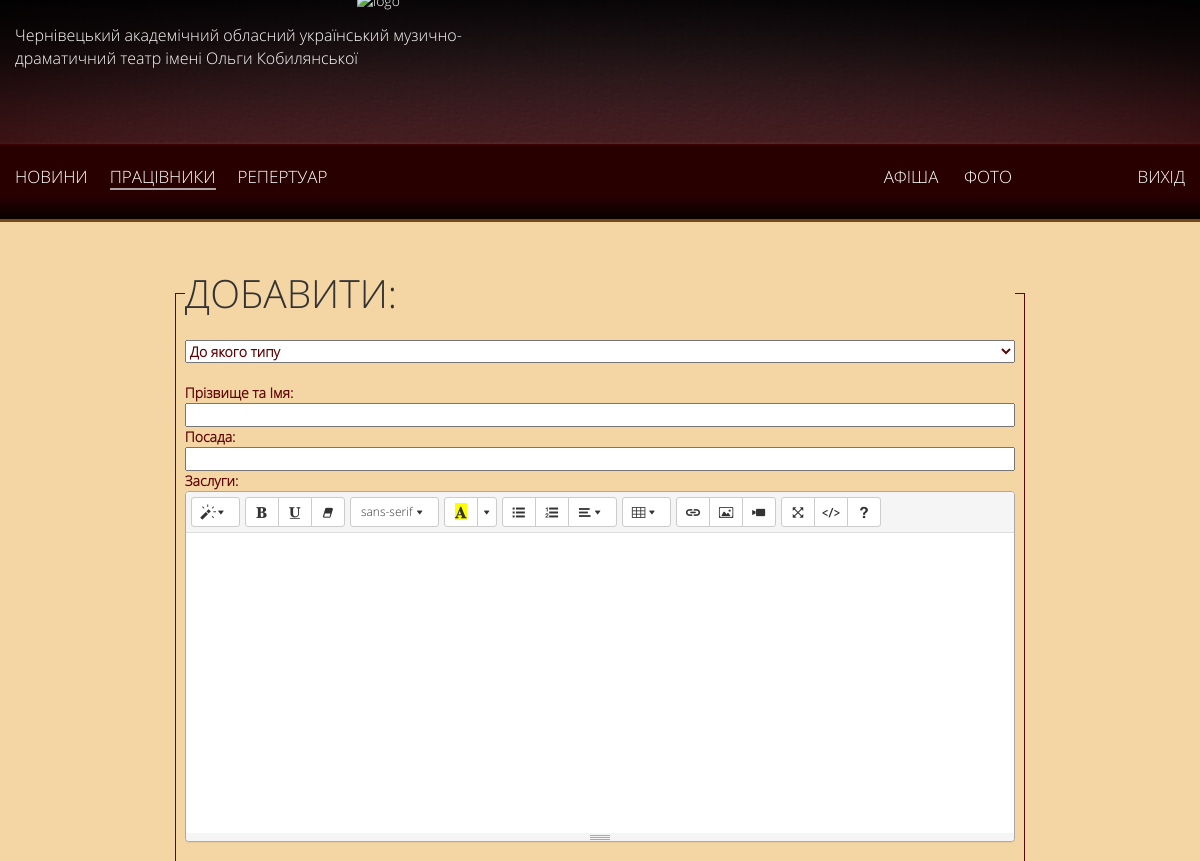
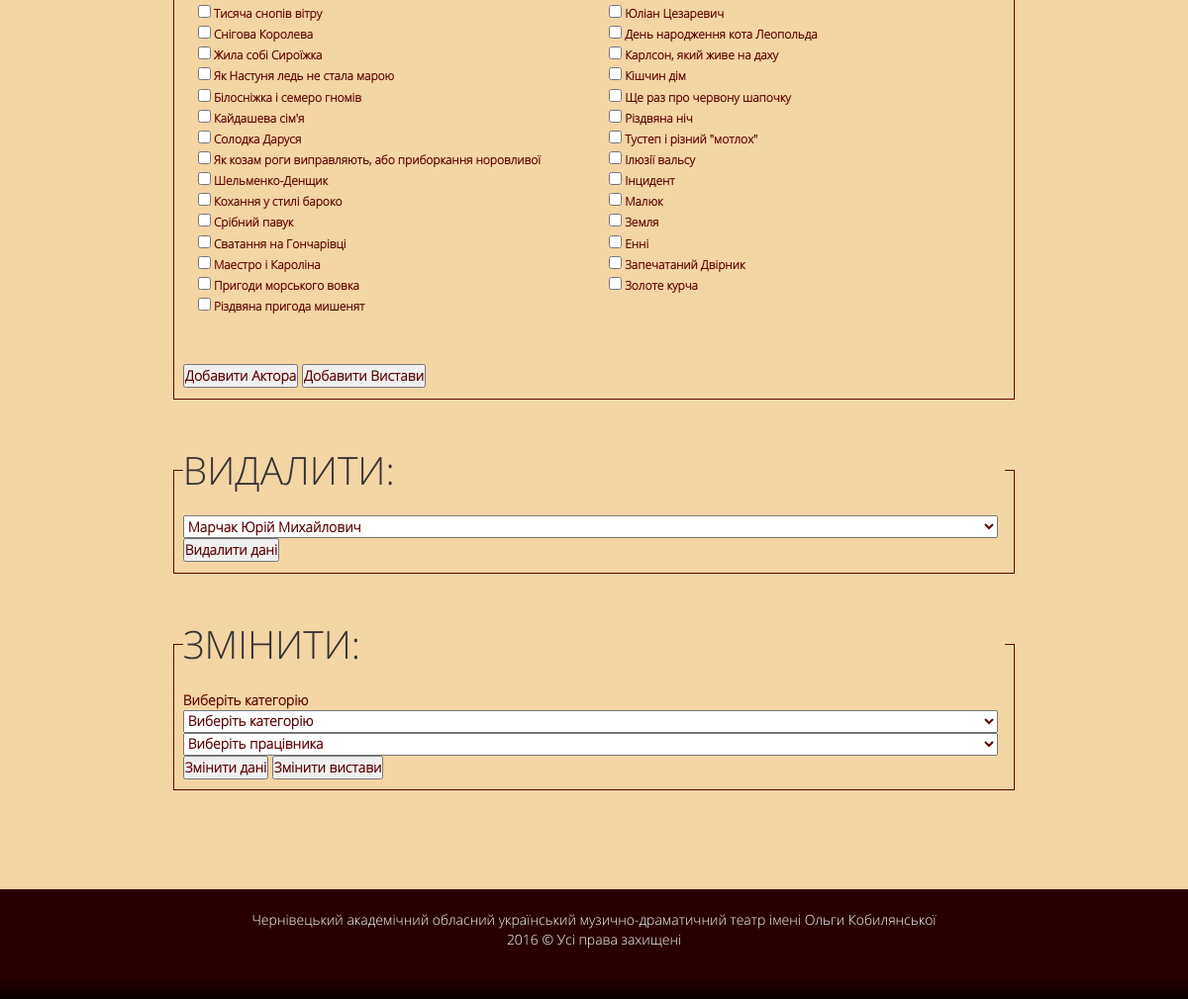
/pages/protected.php (signed in), run on the app's committed database (2 pictures, top to bottom).
### tables this page shows
CREATE TABLE IF NOT EXISTS `dt_vistava` (
  `id_rep` int(11) NOT NULL,
  `id` int(11) NOT NULL AUTO_INCREMENT,
  `tip` text NOT NULL,
  `photozag` text NOT NULL,
  `nazva` text NOT NULL,
  `avtor` text NOT NULL,
  `times` text NOT NULL,
  `opis` text NOT NULL,
  `start` datetime NOT NULL,
  `end` datetime NOT NULL,
  `type` text NOT NULL,
  PRIMARY KEY (`id`)
);

### pages/protected.php (the view, shortened to what this page needs)
<?php
include 'checkUser.php';
$result = $db1->query("SELECT * FROM dt_actors");
$workers = array();
$i = 0;
while ($row = $result->fetch()) {
  $workers[$i]['id'] = $row['id'];
  $workers[$i]['name'] = $row['name'];
  $i++;
}
$result = $db1->query("SELECT * FROM dt_vistava");
$spectacles = array();
$i = 0;
while ($row = $result->fetch()) {
  $spectacles[$i]['id'] = $row['id'];
  $spectacles[$i]['id_rep'] = $row['id_rep'];
  $spectacles[$i]['nazva'] = $row['nazva'];
  $i++;
}
?>
<section class="theatre parallax-window-news" data-parallax="scroll" data-image-src="/img/news/news-bg.jpg">
  <div class="container">
    <div class="row">
      <fieldset><legend><h2>Добавити:</h2></legend>
        <select name="por" id="por" style="width: 100%">
          <option value="">До якого типу</option>
        </select>
        <br>
        <br>
        <form name="send1" id="send1">
          <p>Прізвище та Імя:</p>
          <input type="text" id="nam" name="nam" style="width: 100%"/>
          <p>Посада:</p>
          <input type="text" id="posada" name="posada" style="width: 100%"/>
          <p>Заслуги:</p>
        </form>
        <div class="container">
          <div class="row">
            <?php foreach($spectacles as $spectacle): ?>
              <div class='col-md-6 col-sm-6' style='font-size: 12px'>
                <input id='<?php echo $spectacle['id']; ?>'
                       alt='<?php echo $spectacle['id_rep']; ?>'
                       name='checkbox' class='my-checkbox' type='checkbox'
                       value='<?php echo $spectacle['nazva']; ?>'>
                  <?php echo $spectacle['nazva']; ?>
              </div>
            <?php endforeach; ?>
          </div>
        </div>
        <input type="button" id="add_workers" name="add_workers" value="Добавити Актора"/>
        <input type="button" id="add" name="add" value="Добавити Вистави"/>
      </fieldset>
      <fieldset><legend><h2>Видалити:</h2></legend>
        <select name="del_actors" id="del_actors">
          <?php foreach($workers as $worker): ?>
            <option value='<?php echo $worker['id']; ?>'>
              <?php echo $worker['name']; ?>
            </option>
          <?php endforeach; ?>
          <input type="button" id="delet_workers" name="delet_workers" value="Видалити дані"/>
        </select>
      </fieldset>
      <fieldset><legend><h2>Змінити:</h2></legend>
        <p>Виберіть категорію</p>
        <select name="smena_dir" id="smena_dir">
          <option value="">Виберіть категорію</option>
        </select>
        <select name="smena_actors" id="smena_actors">
          <option value="">Виберіть працівника</option>
        </select>
        <form method="post" action="">
          <input type="button" id="change_workers" name="change_workers" value="Змінити дані"/>
          <input type="button" id="add2" name="add2" value="Змінити вистави"/>
        </form>
      </fieldset>
    </div>
  </div>
</section>
<?php include 'footerAdmin.php' ?>

### main.css (style rules this page uses)
body { background-color: #000; color: #fff; font-family: "OpenSansLight", sans-serif, arial; font-size: 14px; }
p { margin: 0; }
h2 { margin: 0; text-transform: uppercase; font-size: 39px; }
div { display: block; }
.container { max-width: 1230px; width: 100%; height: auto; position: relative; }
header, section, article, footer { width: 100%; min-height: 100px; height: auto; }
section.theatre { min-height: 600px; height: 100%; background-repeat: no-repeat; background-size: cover; background-position: center top; border-top: 3px #78481D solid; position: relative; }
section.theatre:before { content: ""; width: 100%; height: 100%; position: absolute; top: 0; left: 0; background-color: rgba(254, 216, 154, 0.8); z-index: -1; }

### slider.css (style rules this page uses)
* { margin: 0; padding: 0; }
body { background: #ccc; }
.container { padding-bottom: 50px; }

### admin.css (style rules this page uses)
body fieldset { color: #5e0505; font-weight: bold; }
fieldset { margin: 50px auto; width: 850px; border: 1px solid #5e0505; }
select { width: 823px; }

### data on the page
dt_vistava: nazva "Тисяча снопів вітру"
dt_vistava: nazva "Юліан Цезаревич"
dt_vistava: nazva "Снігова Королева"
dt_vistava: nazva "День народження кота Леопольда"
dt_vistava: nazva "Жила собі Сироїжка"
dt_vistava: nazva "Карлсон, який живе на даху"
dt_vistava: nazva "Як Настуня ледь не стала марою"
dt_vistava: nazva "Кішчин дім"
dt_vistava: nazva "Білосніжка і семеро гномів"
dt_vistava: nazva "Ще раз про червону шапочку"
dt_vistava: nazva "Кайдашева сім'я"
dt_vistava: nazva "Різдвяна ніч"
dt_vistava: nazva "Солодка Даруся"
dt_vistava: nazva "Тустеп і різний \"мотлох\""
dt_vistava: nazva "Як козам роги виправляють, або приборкання норовливої"
dt_vistava: nazva "Ілюзії вальсу"
dt_vistava: nazva "Шельменко-Денщик"
dt_vistava: nazva "Інцидент"
dt_vistava: nazva "Кохання у стилі бароко"
dt_vistava: nazva "Малюк"
dt_vistava: nazva "Срібний павук"
dt_vistava: nazva "Земля"
dt_vistava: nazva "Сватання на Гончарівці"
dt_vistava: nazva "Енні"
dt_vistava: nazva "Маестро і Кароліна"
dt_vistava: nazva "Запечатаний Двірник"
dt_vistava: nazva "Пригоди морського вовка"
dt_vistava: nazva "Золоте курча"
dt_vistava: nazva "Різдвяна пригода мишенят"

### other printed values
form field del_actors "Марчак Юрій Михайлович"
